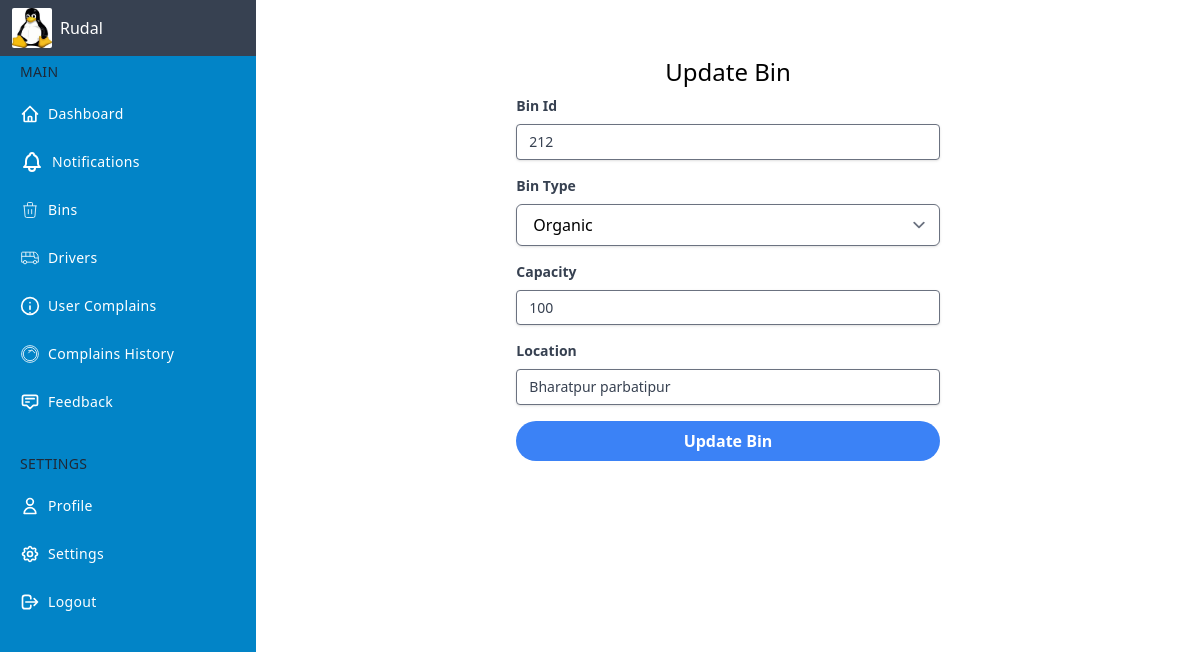
Screenshot of /admin/editbin.php?editid=212 (signed in) with the database file from the repository.
### tables this page shows
CREATE TABLE `garbagebins` (
  `bin_id` int(11) NOT NULL,
  `type` varchar(255) NOT NULL,
  `location` varchar(255) NOT NULL,
  `capacity` int(11) NOT NULL,
  `bin_status` varchar(30) NOT NULL DEFAULT 'use'
);

### admin/editbin.php (the view, shortened to what this page needs)
<?php
$eid = $_GET['editid'];
$con = mysqli_connect('localhost', 'root', '', 'project_gcs');
$eqry = "SELECT * FROM garbagebins WHERE bin_id=$eid";
$result = mysqli_query($con, $eqry);
$updata = mysqli_fetch_assoc($result);
?>
<!DOCTYPE html>
<html lang="en">
<head>
    <link rel="stylesheet" href="../style.css">
</head>
<body>
    <div class="flex">
    <?php include('dashlayout.php') ?>
    <div class="h-full w-full p-5 ml-14 md:ml-64 ">
        <div class="flex justify-center">
            <div class="w-full lg:w-7/12 bg-white p-5 rounded-lg lg:rounded-l-none">
                <h3 class="pt-4 text-2xl text-center ">Update Bin</h3>
                <form class="px-8 pt-2 pb-8 mb-4 bg-white rounded" method="post" action="">
                    <div class="mb-4">
                        <label class="block mb-2 text-sm font-bold text-gray-700" for="binid">
                            Bin Id
                        </label>
                        <input value="<?php echo $updata['bin_id'] ?>" class="w-full px-3 py-2 text-sm leading-tight text-gray-700 border rounded shadow appearance-none focus:outline-none focus:shadow-outline" id="binid" name="binid" type="text" placeholder="Bin Id" required />
                    </div>
                    <div class="mb-4">
                        <label class="block mb-2 text-sm font-bold text-gray-700" for="bintype">Bin Type</label>
                        <select class="block w-full px-4 py-2 rounded-md border shadow focus:outline-none focus:shadow-outline" name="bintype" id="bintype">
                            <option value="Organic">Organic</option>
                        </select>
                    </div>
                    <div class="mb-4">
                        <label class="block mb-2 text-sm font-bold text-gray-700" for="capacity">
                            Capacity
                        </label>
                        <input value="<?php echo $updata['capacity'] ?>" class="w-full px-3 py-2 text-sm leading-tight text-gray-700 border rounded shadow appearance-none focus:outline-none focus:shadow-outline" id="capacity" name="capacity" type="text" placeholder="Capacity" required />
                    </div>
                    <div class="mb-4">
                        <label class="block mb-2 text-sm font-bold text-gray-700" for="location">
                            Location
                        </label>
                        <input value="<?php echo $updata['location'] ?>" class="w-full px-3 py-2 text-sm leading-tight text-gray-700 border rounded shadow appearance-none focus:outline-none focus:shadow-outline" id="location" name="location" type="text" placeholder="Address" required />
                    </div>
                    <div class="mb-6 text-center">
                        <input type="submit" value="Update Bin" class="btn w-full px-4 py-2 font-bold text-white bg-blue-500 rounded-full hover:bg-blue-700" name="addbin" onclick="return confirm('Are You Sure To Update Bin ?')">
                    </div>
                </form>
            </div>
        </div>
    </div>
    </div>
</body>
</html>

### admin/dashlayout.php (shortened to what this page needs)
<?php
$con = mysqli_connect("localhost", "root", "", "project_gcs");
$qry = "SELECT * FROM admin";
$result = mysqli_query($con, $qry);
$data = mysqli_fetch_assoc($result);
?>
<div class="flex">
    <div class="fixed h-screen flex flex-col w-14 hover:w-64 md:w-64 bg-sky-600 text-white transition-all duration-300 border-none z-10 ">
        <div class="flex flex-col justify-between flex-grow">
            <div class="fixed w-full flex items-center h-14 text-white z-10">
                <div class="flex items-center justify-start  pl-3 w-14 md:w-64 h-14 bg-gray-700 border-none">
                    <a href="editprofile.php"><img class="w-7 h-7 md:w-10 md:h-10 mr-2 rounded-sm overflow-hidden" src="../admin/<?php echo $data['picture'] ?>" /></a>
                    <span class="hidden md:block"><?php echo $data['name'] ?></span>
                </div>
            </div>
            <ul class="flex flex-col mt-10 py-4 space-y-1">
                <li class="px-5 hidden md:block">
                    <div class="flex flex-row items-center h-8">
                        <div class="text-sm font-medium tracking-wide text-gray-800 uppercase">
                            Main
                        </div>
                    </div>
                </li>
                <li>
                    <a href="dashboard.php" class="relative flex flex-row items-center h-11 focus:outline-none hover:bg-gray-600 text-white-600 hover:text-white-800 border-l-4 border-transparent hover:border-gray-800 pr-6">
                        <span class="inline-flex justify-center items-center ml-4">
                        </span>
                        <span class="ml-2 text-sm tracking-wide truncate">Dashboard</span>
                    </a>
                </li>
                <li>
                    <a href="notification.php" class="relative flex flex-row items-center h-11 focus:outline-none hover:bg-gray-600 text-white-600 hover:text-white-800 border-l-4 border-transparent hover:border-gray-800 pr-6">
                        <span class="inline-flex justify-center items-center ml-4">
                        </span>
                        <span class="ml-2 text-sm tracking-wide truncate">Notifications</span>
                    </a>
                </li>
                <li>
                    <a href="bins.php" class="relative flex flex-row items-center h-11 focus:outline-none hover:bg-gray-600 text-white-600 hover:text-white-800 border-l-4 border-transparent hover:border-gray-800 pr-6">
                        <span class="inline-flex justify-center items-center ml-4">
                        </span>
                        <span class="ml-2 text-sm tracking-wide truncate">Bins</span>
                    </a>
                </li>
                <li>
                    <a href="driver.php" class="relative flex flex-row items-center h-11 focus:outline-none hover:bg-gray-600 text-white-600 hover:text-white-800 border-l-4 border-transparent hover:border-gray-800 pr-6">
                        <span class="inline-flex justify-center items-center ml-4">
                        </span>
                        <span class="ml-2 text-sm tracking-wide truncate"> Drivers</span>
                    </a>
                </li>
                <li>
                    <a href="usercomplain.php" class="relative flex flex-row items-center h-11 focus:outline-none hover:bg-gray-600 text-white-600 hover:text-white-800 border-l-4 border-transparent hover:border-gray-800 pr-6">
                        <span class="inline-flex justify-center items-center ml-4">
                            <svg xmlns="http://www.w3.org/2000/svg" viewBox="0 0 24 24" fill="none" stroke="currentColor" stroke-width="2" stroke-linecap="round" stroke-linejoin="round" class="w-5 h-5">
                                <circle cx="12" cy="12" r="10"></circle>
                                <path d="M12 16v-4"></path>
                                <path d="M12 8h.01"></path>
                                <path d="M12 20h.01"></path>
                            </svg>
                        </span>
                        <span class="ml-2 text-sm tracking-wide truncate">User Complains</span>
                    </a>
                </li>
                <li>
                    <a href="complainhistory.php" class="relative flex flex-row items-center h-11 focus:outline-none hover:bg-gray-600 text-white-600 hover:text-white-800 border-l-4 border-transparent hover:border-gray-800 pr-6">
                        <span class="inline-flex justify-center items-center ml-4">
                            <svg class="w-5 h-5" fill="none" stroke="currentColor" viewBox="0 0 24 24" xmlns="http://www.w3.org/2000/svg">
                                <path d="M12 2C6.477 2 2 6.477 2 12c0 5.523 4.477 10 10 10s10-4.477 10-10c0-5.523-4.477-10-10-10zm0 18a8 8 0 100-16 8 8 0 000 16zm-2-9l4-4 4 4M10 8h4"></path>
                            </svg>
                        </span>
                        <span class="ml-2 text-sm tracking-wide truncate">Complains History</span>
                    </a>
                </li>
                <li>
                    <a href="feedback.php" class="relative flex flex-row items-center h-11 focus:outline-none hover:bg-gray-600 text-white-600 hover:text-white-800 border-l-4 border-transparent hover:border-gray-800 pr-6">
                        <span class="inline-flex justify-center items-center ml-4">
                            <svg class="w-5 h-5" fill="none" stroke="currentColor" viewBox="0 0 24 24" xmlns="http://www.w3.org/2000/svg">
                                <path stroke-linecap="round" stroke-linejoin="round" stroke-width="2" d="M7 8h10M7 12h4m1 8l-4-4H5a2 2 0 01-2-2V6a2 2 0 012-2h14a2 2 0 012 2v8a2 2 0 01-2 2h-3l-4 4z"></path>
                            </svg>
                        </span>
                        <span class="ml-2 text-sm tracking-wide truncate">Feedback</span>
                    </a>
                </li>
                <li class="px-5 hidden md:block">
                    <div class="flex flex-row items-center mt-5 h-8">
                        <div class="text-sm font-medium  tracking-wide text-gray-800 uppercase">
                            Settings
                        </div>
                    </div>
                </li>
                <li>
                    <a href="editprofile.php" class="relative flex flex-row items-center h-11 focus:outline-none  hover:bg-gray-600 text-white-600 hover:text-white-800 border-l-4 border-transparent hover:border-gray-800 pr-6">
                        <span class="inline-flex justify-center items-center ml-4">
                            <svg class="w-5 h-5" fill="none" stroke="currentColor" viewBox="0 0 24 24" xmlns="http://www.w3.org/2000/svg">
                                <path stroke-linecap="round" stroke-linejoin="round" stroke-width="2" d="M16 7a4 4 0 11-8 0 4 4 0 018 0zM12 14a7 7 0 00-7 7h14a7 7 0 00-7-7z"></path>
                            </svg>
                        </span>
                        <span class="ml-2 text-sm tracking-wide truncate">Profile</span>
                    </a>
                </li>
                <li>
                    <a href="changepassword.php" class="relative flex flex-row items-center h-11 focus:outline-none hover:bg-gray-600 text-white-600 hover:text-white-800 border-l-4 border-transparent hover:border-gray-800 pr-6">
                        <span class="inline-flex justify-center items-center ml-4">
                        </span>
                        <span class="ml-2 text-sm tracking-wide truncate">Settings</span>
                    </a>
                </li>
                <li>
                    <a href="../admin/logout.php" class="relative flex flex-row items-center h-11 focus:outline-none hover:bg-gray-600 text-white-600 hover:text-white-800 border-l-4 border-transparent hover:border-gray-800 pr-6" onClick="return confirm('Do you want to Logout ?')">
                        <span class="inline-flex justify-center items-center ml-4">
                            <svg class="w-5 h-5" fill="none" stroke="currentColor" viewBox="0 0 24 24" xmlns="http://www.w3.org/2000/svg">
                                <path stroke-linecap="round" stroke-linejoin="round" stroke-width="2" d="M17 16l4-4m0 0l-4-4m4 4H7m6 4v1a3 3 0 01-3 3H6a3 3 0 01-3-3V7a3 3 0 013-3h4a3 3 0 013 3v1"></path>
                            </svg>
                        </span>
                        <span class="ml-2 text-sm tracking-wide truncate"> Logout</span>
                    </a>
                </li>
            </ul>
        </div>
    </div>
</div>

### rows the page displays
garbagebins: binid "212", capacity "100", location "Bharatpur parbatipur"

### other values shown
$data['name'] "Rudal"
